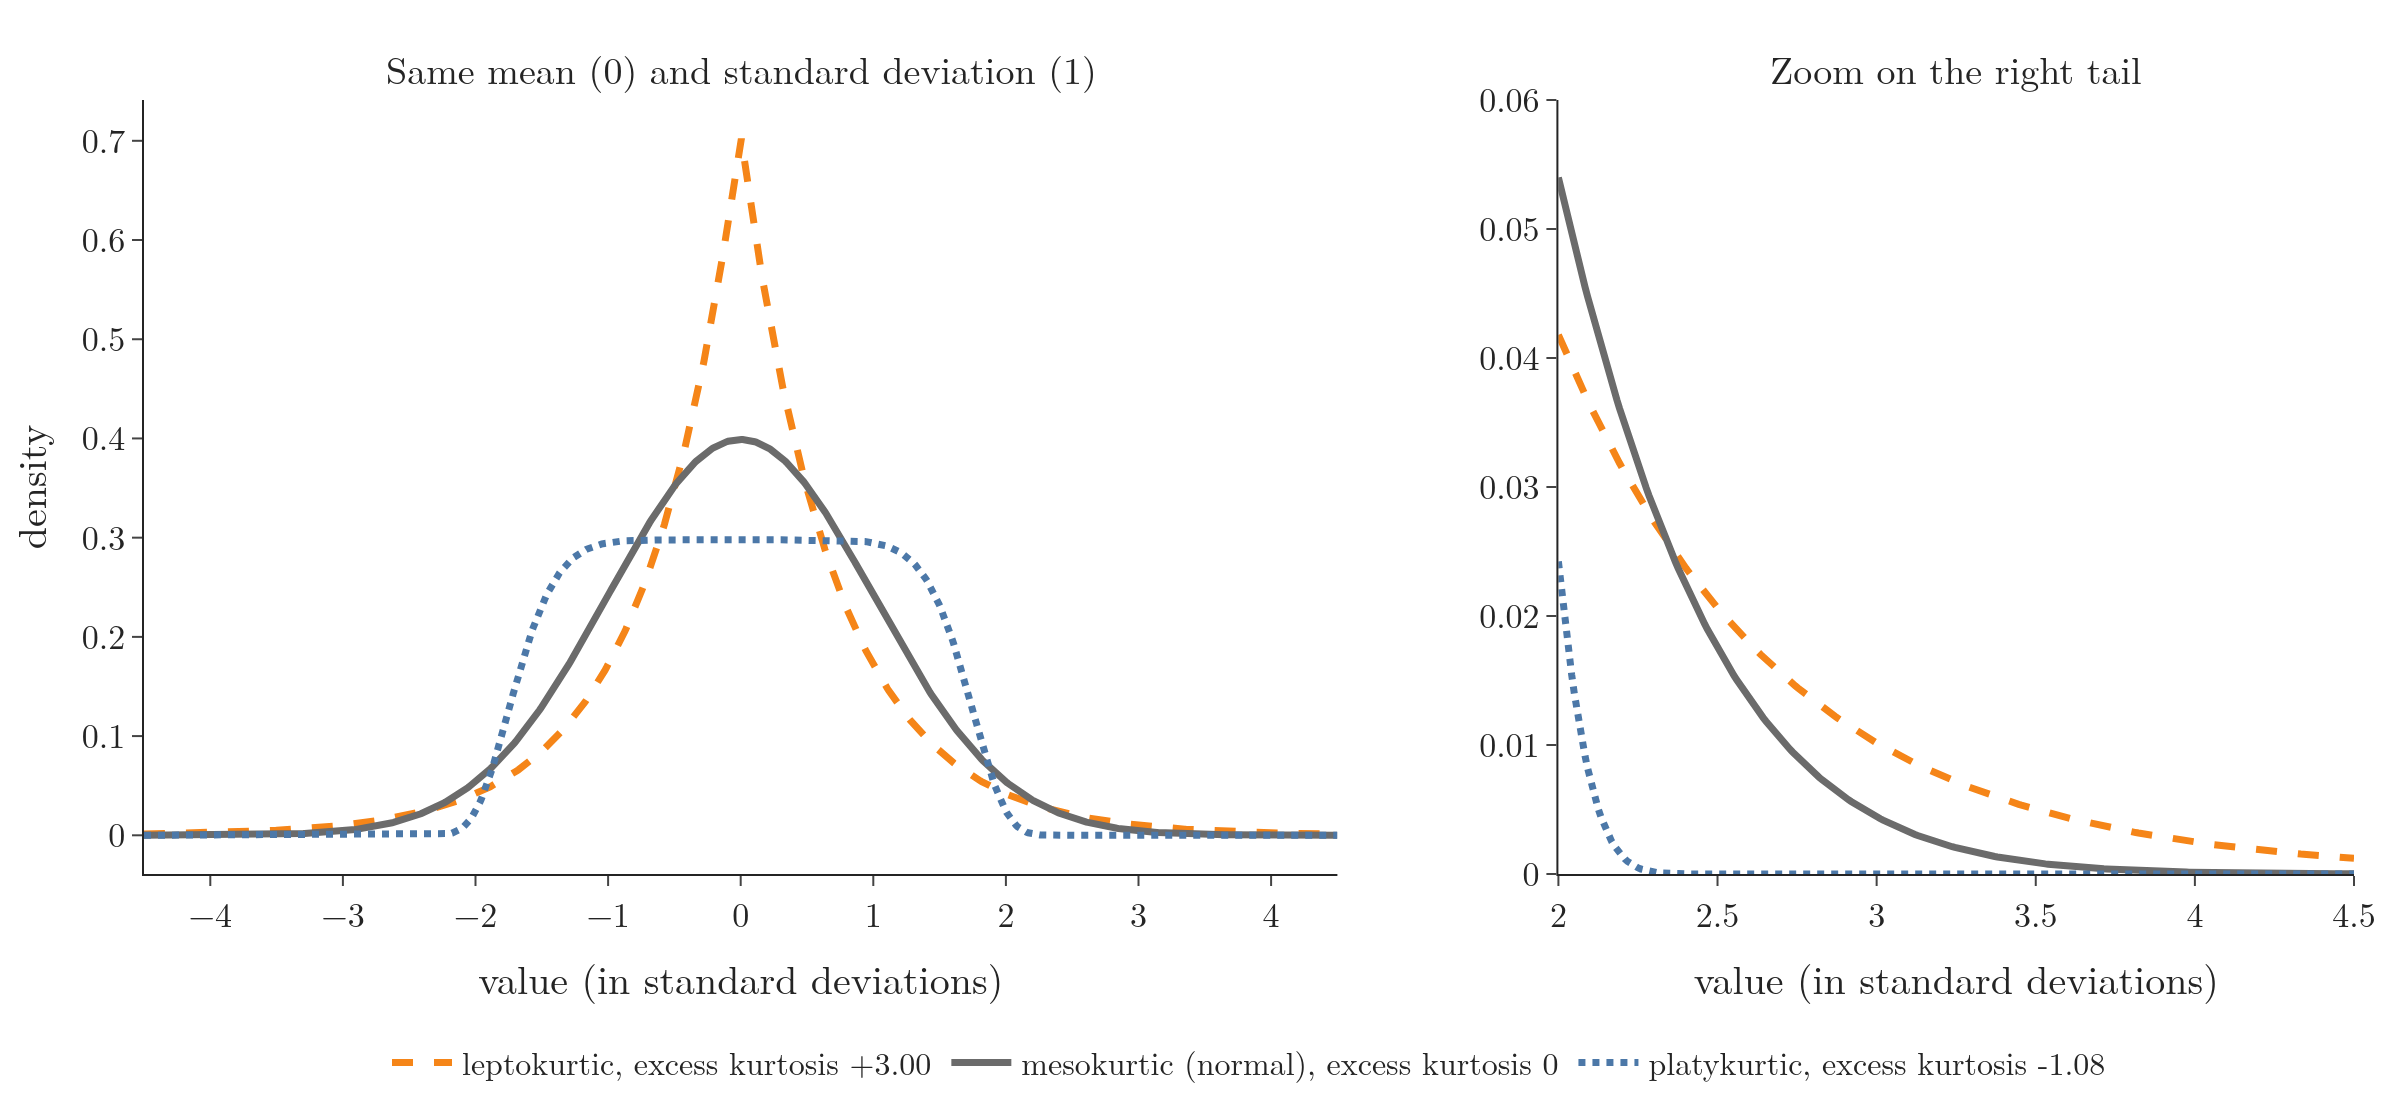

The Python source for this figure:
"""Three curves with mean 0 and standard deviation 1 that differ only in their tails (generalised normal family):
leptokurtic (excess kurtosis +3), mesokurtic (normal, 0) and platykurtic (-1.08). Right: zoom on the right tail."""
from pathlib import Path
import numpy as np
from plotly.subplots import make_subplots
from scipy import stats

here = Path(__file__).parent
curves = [  # (shape beta, name, colour, dash)
    (1, "leptokurtic", "#F58518", "dash"),
    (2, "mesokurtic (normal)", "#6B6B6B", "solid"),
    (8, "platykurtic", "#4C78A8", "dot"),
]
fig = make_subplots(rows=1, cols=2, column_widths=[0.6, 0.4], horizontal_spacing=0.1,
                    subplot_titles=["Same mean (0) and standard deviation (1)", "Zoom on the right tail"])
x = np.linspace(-4.5, 4.5, 900)
tail = np.linspace(2, 4.5, 300)
for beta, name, colour, dash in curves:
    g = stats.gennorm(beta)
    s = g.std()
    f = lambda v: g.pdf(v * s) * s                  # rescaled so the standard deviation is 1
    ex = float(g.stats(moments="k"))
    label = f"{name}, excess kurtosis {ex:+.2f}".replace("+0.00", "0").replace("-0.00", "0")
    fig.add_scatter(x=x, y=f(x), mode="lines", name=label, line=dict(color=colour, width=3.5, dash=dash), row=1, col=1)
    fig.add_scatter(x=tail, y=f(tail), mode="lines", showlegend=False, line=dict(color=colour, width=3.5, dash=dash),
                    row=1, col=2)
fig.update_xaxes(title_text="value (in standard deviations)", dtick=1, row=1, col=1)
fig.update_xaxes(title_text="value (in standard deviations)", dtick=0.5, row=1, col=2)
fig.update_yaxes(title_text="density", row=1, col=1)
fig.update_yaxes(range=[0, 0.06], row=1, col=2)
fig.update_annotations(font_size=19)
fig.update_layout(template="simple_white", width=1200, height=560,
                  legend=dict(orientation="h", x=0.5, xanchor="center", y=-0.2, font=dict(size=16)),
                  font=dict(family="Latin Modern Roman", size=17), margin=dict(l=60, r=20, t=50, b=40))
fig.write_image(here / "kurtosis_types.png", scale=2)
fig.write_image(here / "kurtosis_types.pdf")
